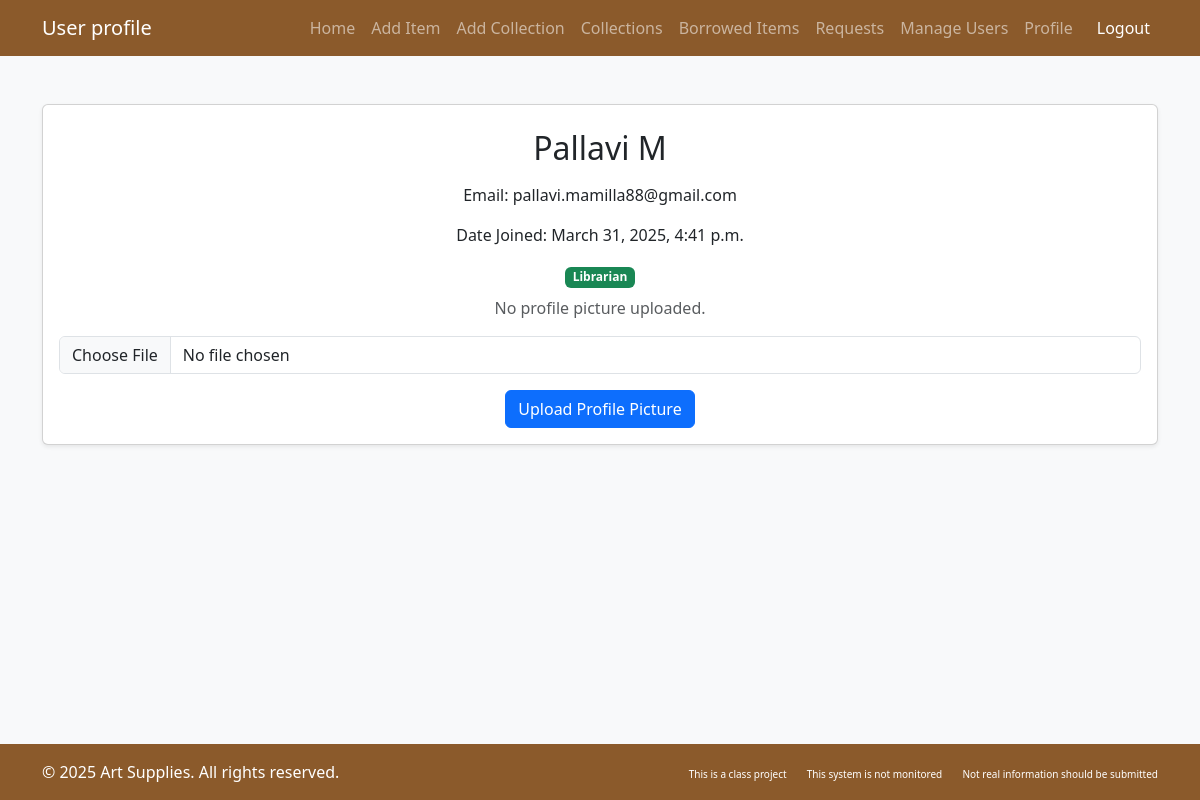
Screenshot of /artlibrary/profile/ (signed in) with the database file from the repository.
### artlibrary/models.py (models this page shows, shortened)
class CustomUser(AbstractUser):
    profile_pic = models.ImageField(
        storage=S3Boto3Storage(),
        upload_to='profile_pics/',
        null=True,
        blank=True
    )
    date_joined = models.DateTimeField(auto_now_add=True)
    roles = (('patron', 'Patron'), ('librarian', 'Librarian'), ('anonymous', 'Anonymous'))
    user_role = models.CharField(max_length=12, choices=roles, default='patron')
    email = models.EmailField(blank=True, max_length=254, verbose_name='email address')

### artlibrary/views.py (the view)
# urls.py: path('profile/', views.profile, name='profile'),
def profile(request):
    return render(request,'artlibrary/userprofile.html')

### artlibrary/templates/artlibrary/userprofile.html (shortened to what this page needs)
{% load django_bootstrap5 %}
<!DOCTYPE html>
<html lang="en">
<head>
    {% bootstrap_css %}
</head>
<nav class="navbar navbar-expand-lg navbar-dark bg-brown">
    <div class="container">
        <a class="navbar-brand" href="#">User profile</a>
        <div class="collapse navbar-collapse" id="navbarNav">
            <ul class="navbar-nav ms-auto">
                <li class="nav-item"><a class="nav-link" href="{% url 'dashboard' %}">Home</a></li>
                {% if request.user.user_role == "librarian" %}
                <li class="nav-item"><a class="nav-link" href="{% url 'add_item' %}">Add Item</a></li>
                {% endif %}
                {% if request.user.user_role != "anonymous_user" %}
                <li class="nav-item"><a class="nav-link" href="{% url 'add_collection' %}">Add Collection</a></li>
                {% endif %}
                <li class="nav-item"><a class="nav-link" href="{% url 'collections' %}">Collections</a></li>
                <li class="nav-item"><a class="nav-link" href="{% url 'borrowed_items' %}">Borrowed Items</a></li>
                {% if request.user.user_role == "librarian" %}
                <li class="nav-item"><a class="nav-link" href="{% url 'view_requests' user.id %}">Requests</a></li>
                <li class="nav-item"><a class="nav-link" href="{% url 'manage_users' %}">Manage Users</a></li>
                {% endif %}
                {% if request.user.user_role != "anonymous_user" %}
                <li class="nav-item"><a class="nav-link" href="{% url 'profile' %}">Profile</a></li>
                {% endif %}
                <li class="nav-item">
                    <a class="nav-link btn btn-danger btn-sm text-white ms-2" href="{% url 'logout' %}">Logout</a>
                </li>
            </ul>
        </div>
    </div>
</nav>
<body class="bg-light">
   <div class="container mt-5">
    <div class="card shadow-sm">
        <div class="card-body text-center">
            <div class="col-12 mt-2">
                <h2 class="mb-3">{{ request.user.get_full_name }}</h2>
                <p>Email: {{ request.user.email }}</p>
                <p>Date Joined: {{ request.user.date_joined }}</p>
                <span class="badge bg-success text-capitalize">{{request.user.user_role}}</span>
            </div>
             <div class="col-12 mt-2">
                {% if request.user.profile_pic %}
                    <img src="{{ request.user.profile_pic.url }}" alt="Profile Picture" class="rounded-circle mb-3" style="width: 150px; height: 150px; object-fit: cover;">
                {% else %}
                    <p class="text-muted">No profile picture uploaded.</p>
                {% endif %}
             </div>
            <form method="POST" enctype="multipart/form-data" action="{% url 'update_profile' %}" class="mt-3">
                <div class="mb-3">
                    <input type="file" name="profile_pic" class="form-control">
                </div>
                {% if request.user.profile_pic %}
                <button type="submit" class="btn btn-primary">Change Profile Picture</button>
                {% else %}
                <button type="submit" class="btn btn-primary">Upload Profile Picture</button>
                {% endif %}
            </form>
        </div>
    </div>
</div>
</body>
<footer class="py-3 bg-dark text-white mt-auto bg-brown">
    <div class="container">
        <div class="row">
            <div class="col-md-6">
                <p class="mb-0">&copy; 2025 Art Supplies. All rights reserved.</p>
            </div>
            <div class="col-md-6 text-md-end">
                <a href="#" class="text-white text-decoration-none me-3" style="font-size: 10px;">This is a class project</a>
                <a href="#" class="text-white text-decoration-none me-3" style="font-size: 10px;">This system is not monitored</a>
                <a href="#" class="text-white text-decoration-none" style="font-size: 10px;">Not real information should be submitted</a>
            </div>
        </div>
    </div>
</footer>
</html>

### artlibrary/templates/artlibrary/userprofile.html (style rules this page uses)
:root { --bs-primary: #8B5A2B; --bs-primary-rgb: 139, 90, 43; --bs-secondary: #A67C52; --bs-secondary-rgb: 166, 124, 82; --bs-dark: #5D4037; }
body { min-height: 100vh; display: flex; flex-direction: column; }
.bg-brown { background-color: #8B5A2B !important; }

### rows the page displays
CustomUser: user.get_full_name "Pallavi M", user.email "pallavi.mamilla88@gmail.com", user.date_joined "March 31, 2025, 4:41 p.m.", user.user_role "Librarian"
